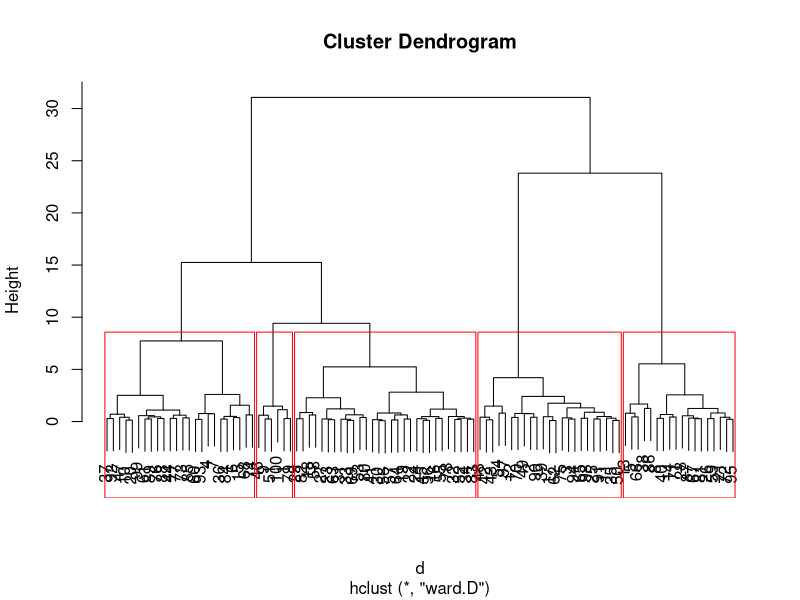
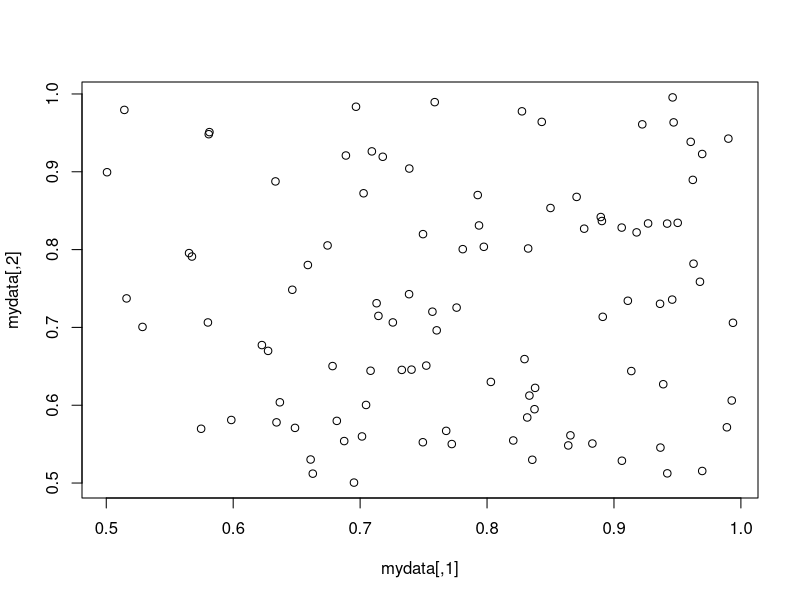

Write R code to recreate these figures, in order.
rm(list = ls())
# Preparing Data 
mydata <- cbind(matrix(runif(200,min = 0.5,max = 1),ncol = 2),
                #matrix(rnorm(100,sd = 0.3), ncol = 2)
                matrix(rnorm(200,mean = 0.25,sd = 1),ncol = 2))

d <- dist(mydata, method = "euclidean") # distance matrix
fit <- hclust(d, method="ward.D") 
plot(fit) # display dendogram
groups <- cutree(fit, k=5) # cut tree into 5 clusters
# draw dendogram with red borders around the 5 clusters 
rect.hclust(fit, k=5, border="red")

plot(mydata)
